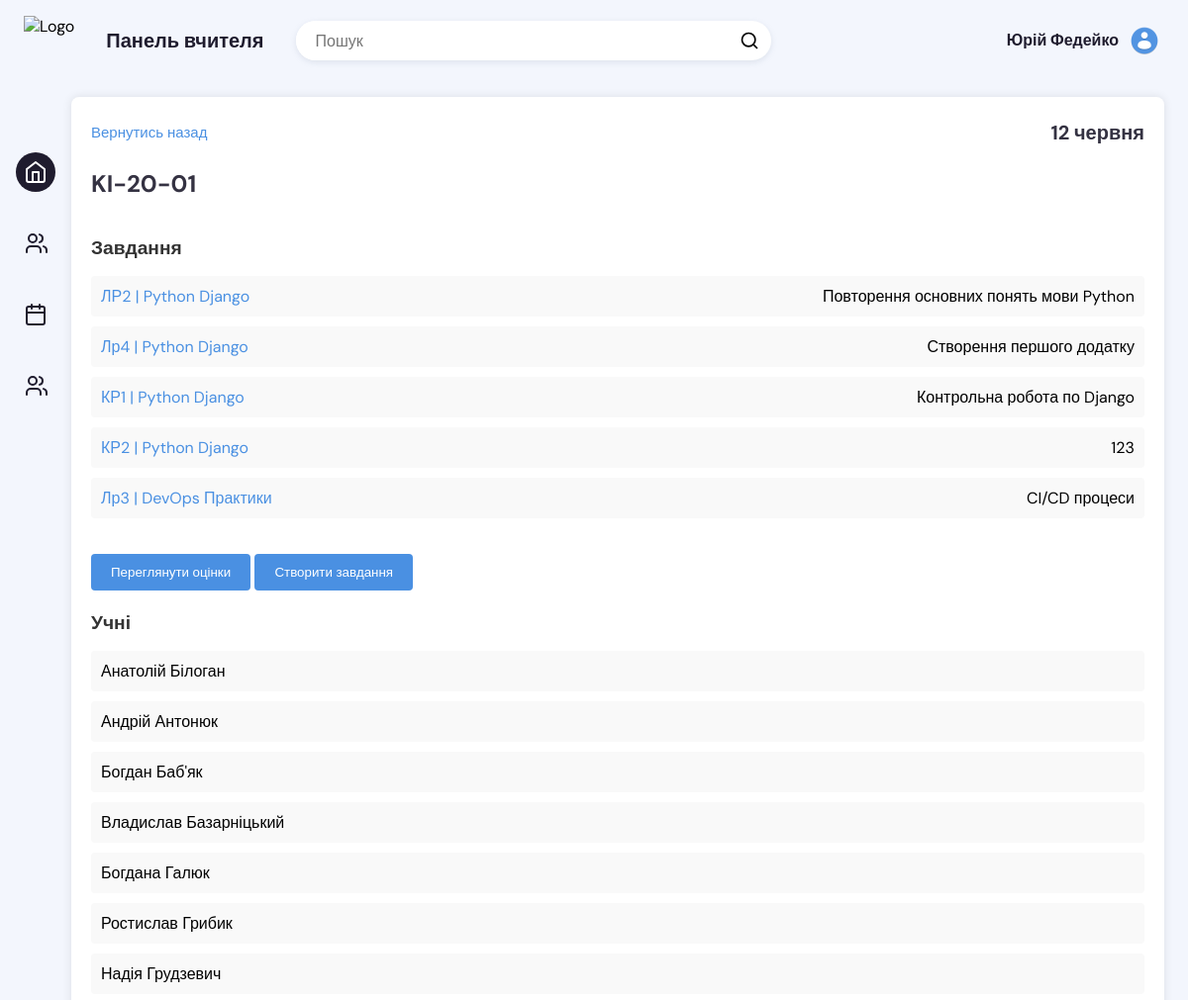
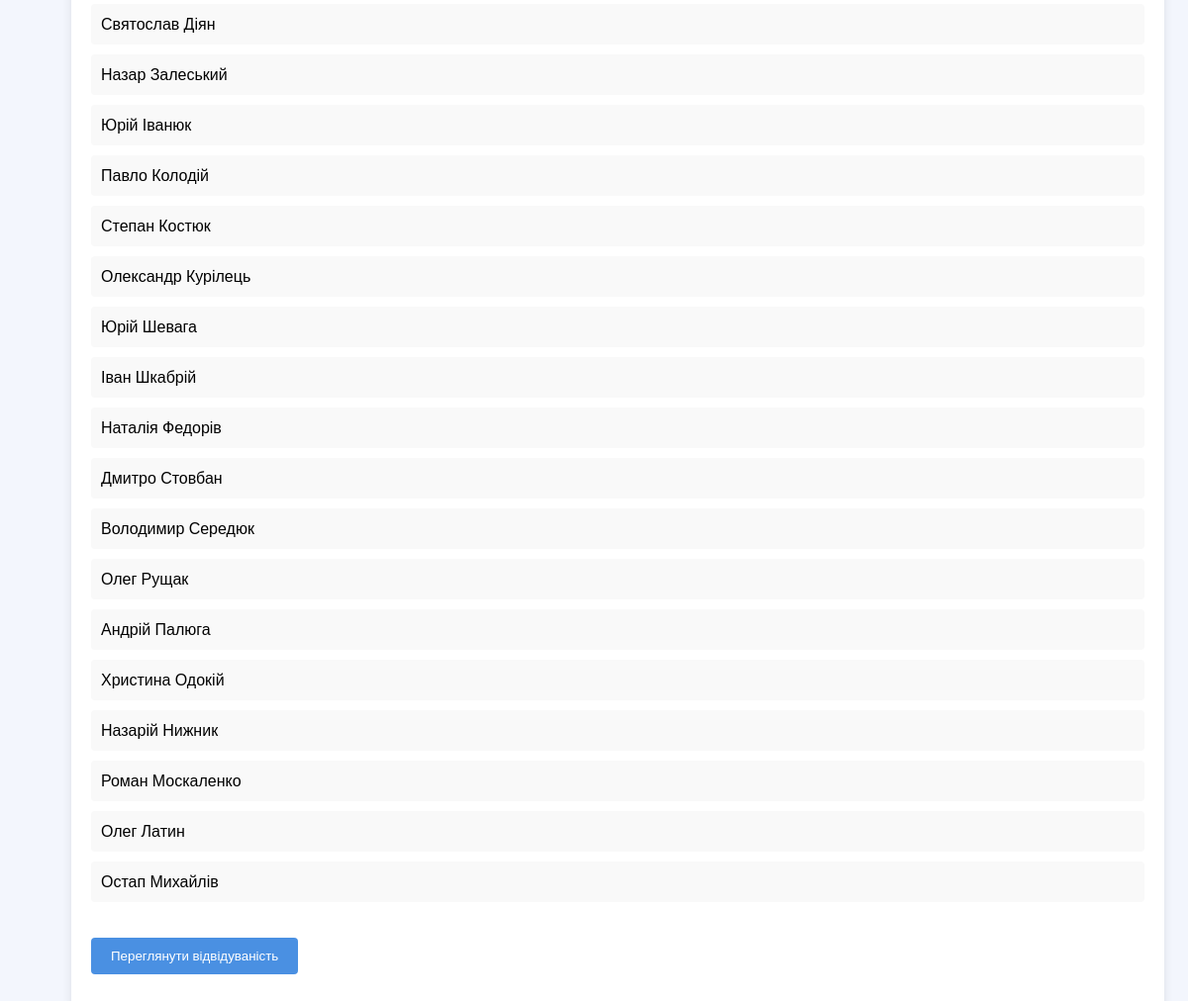
Page /teacher/group/1/ (signed in) on the committed database (2 pictures, top to bottom).
### UserAuth/models.py (models this page shows, shortened)
class CustomUser(AbstractUser):
    email = models.EmailField(unique=True, max_length=255)
    USERNAME_FIELD = 'email'
    REQUIRED_FIELDS = []
    objects = CustomUserManager()

class Teacher(models.Model):
    user = models.OneToOneField(settings.AUTH_USER_MODEL, on_delete=models.CASCADE)
    first_name = models.CharField(max_length=30, default='')
    last_name = models.CharField(max_length=30, default='')
    email = models.EmailField(default='')
    phone_number = models.CharField(max_length=15, blank=True, null=True)
    subjects = models.ManyToManyField(Subject, related_name='teachers')
    groups = models.ManyToManyField(Group, related_name='teachers', default='')
    avatar = models.ImageField(upload_to='avatars/', null=True, blank=True)

class Group(models.Model):
    name = models.CharField(max_length=255)

class Assignment(models.Model):
    subject = models.ForeignKey(Subject, on_delete=models.CASCADE, related_name='assignments')
    teacher = models.ForeignKey(Teacher, on_delete=models.CASCADE, related_name='assignments', default="")
    name = models.CharField(max_length=200)
    description = models.TextField()
    publication_date = models.DateTimeField(auto_now_add=True)
    deadline = models.DateTimeField()
    file = models.FileField(upload_to='assignments/', null=True, blank=True)

class Subject(models.Model):
    name = models.CharField(max_length=200)
    description = models.TextField()
    group = models.ForeignKey(Group, on_delete=models.CASCADE, related_name='subjects')
    color = models.CharField(max_length=7, default='#FFFFFF')

class Student(models.Model):
    user = models.OneToOneField(settings.AUTH_USER_MODEL, on_delete=models.CASCADE)
    group = models.ForeignKey(Group, on_delete=models.CASCADE, related_name='students', default=None)
    first_name = models.CharField(max_length=30)
    last_name = models.CharField(max_length=30)
    date_of_birth = models.DateField()
    address = models.CharField(max_length=255, blank=True, null=True)
    phone_number = models.CharField(max_length=15, blank=True, null=True)
    avatar = models.ImageField(upload_to='avatars/', null=True, blank=True)

### UserAuth/decorators.py (the view)
    @login_required
    def _wrapped_view(request, *args, **kwargs):
        if hasattr(request.user, 'teacher'):
            return view_func(request, *args, **kwargs)
        else:
            return redirect('student:index')

### Teachers/templatetags/custom_filters.py (called while the page is built)
@register.filter
def ukr_month(value):
    months = {
        1: 'січня',
        2: 'лютого',
        3: 'березня',
        4: 'квітня',
        5: 'травня',
        6: 'червня',
        7: 'липня',
        8: 'серпня',
        9: 'вересня',
        10: 'жовтня',
        11: 'листопада',
        12: 'грудня'
    }
    return months.get(value.month)

### Teachers/views.py (called while the page is built)
@teacher_required
def group_detail(request, group_id):
    current_date = timezone.now()
    group = get_object_or_404(Group, id=group_id)
    students = group.students.all()
    assignments = []
    for subject in group.subjects.all():
        assignments.extend(subject.assignments.all())
    attendance_records = Attendance.objects.filter(subject__group=group)
    context = {
        'current_date': current_date,
        'group': group,
        'students': students,
        'assignments': assignments,
        'attendance_records': attendance_records,
    }
    return render(request, 'teacher/group_detail.html', context)

### Teachers/templates/teacher/group_detail.html (shortened to what this page needs)
{% extends "teacher/template.html" %}
{% load custom_filters %}
{% block content %}
<div class="projects-section-header">
    <a class="header-text" href="/teacher">Вернутись назад</a>
    <p class="time">{{ current_date|date:"j" }} {{ current_date|ukr_month }}</p>
</div>
<div class="projects-section-header">
    <p>{{ group.name }}</p>
</div>
<div class="projects-section-content">
    <div class="assignments-section">
        <h2>Завдання</h2>
        <ul>
            {% for assignment in assignments %}
            <li>
                <a href="{% url 'teachers:assignment_detail' assignment.id %}">{{ assignment.name }} | {{ assignment.subject.name }}</a>
                 {{ assignment.description }}
            </li>
            {% endfor %}
        </ul>
        <button onclick="location.href='{% url 'teachers:view_grades' group.id %}'">Переглянути оцінки</button>
        <button onclick="location.href='{% url 'teachers:create_assignment' group_id=group.id %}'">Створити завдання</button>
    </div>
    <div class="students-section">
        <h2>Учні</h2>
        <ul>
            {% for student in students %}
            <li>{{ student.first_name }} {{ student.last_name }}</li>
            {% endfor %}
        </ul>
        <button onclick="location.href='{% url 'teachers:attendance_overview' group.id %}'">Переглянути відвідуваність</button>
    </div>
</div>
{% endblock %}

### Teachers/templates/teacher/template.html (shortened to what this page needs)
{% load static %}
<!DOCTYPE html>
<html lang="uk">
<head>
    <link rel="stylesheet" href="{% static 'teachers/styles.css' %}">
</head>
<body>
    <div class="app-container">
        <div class="app-header">
            <div class="app-header-left">
                <img src="https://kep.nung.edu.ua/static/img/fullLogo.svg" class="logo" alt="Logo">
                <p class="app-name">Панель вчителя</p>
                <div class="search-wrapper">
                    <input class="search-input" type="text" placeholder="Пошук">
                    <svg xmlns="http://www.w3.org/2000/svg" width="20" height="20" fill="none" stroke="currentColor" stroke-linecap="round" stroke-linejoin="round" stroke-width="2" class="feather feather-search" viewBox="0 0 24 24">
                        <circle cx="11" cy="11" r="8"></circle>
                        <path d="M21 21l-4.35-4.35"></path>
                    </svg>
                </div>
            </div>
            <div class="app-header-right">
                <div class="profile-btn">
                    <div>{{ request.user.teacher.first_name }} {{ request.user.teacher.last_name }}</div>
                    {% if request.user.teacher.avatar %}
                      <img src="{{ request.user.teacher.avatar.url }}" class="avatar" />
                      {% else %}
                          <img src="https://png.pngtree.com/png-vector/20220817/ourmid/pngtree-man-avatar-with-circle-frame-vector-ilustration-png-image_6110328.png" class="avatar" />
                      {% endif %}
                </div>
            </div>
        </div>
        <div class="app-content">
            <div class="app-sidebar">
                <a href="" class="app-sidebar-link active" id="home">
                </a>
                <a href="" class="app-sidebar-link" id="subject">
                </a>
                <a href="" class="app-sidebar-link" id="calendar">
                </a>
                <a href="" class="app-sidebar-link" id="contacts">
                </a>
            </div>
            <div class="projects-section">
                {% block content %}{% endblock %}
            </div>
        </div>
    </div>
</body>
</html>

### Teachers/static/teachers/styles.css (style rules this page uses)
* { box-sizing: border-box; }
:root { --app-container: #f3f6fd; --main-color: #1f1c2e; --secondary-color: #4a4a4a; --link-color: #1f1c2e; --link-color-hover: #c3cff4; --link-color-active: #fff; --link-color-active-bg: #1f1c2e; --projects-section: #fff; --message-box-hover: #fafcff; --message-box-border: #e9ebf0; --more-list-bg: #fff; --more-list-bg-hover: #f6fbff; --more-list-shadow: rgba(209, 209, 209, 0.4); --button-bg: #1f1c24; --search-area-bg: #fff; --star: #1ff1c2 e; --message-btn: #fff; }
html, body { width: 100%; height: 100vh; margin: 0; }
body { font-family: 'DM Sans', sans-serif; overflow: hidden; display: flex; justify-content: center; background-color: var(--app-container); }
button, a { cursor: pointer; }
.app-container { width: 100%; display: flex; flex-direction: column; height: 100%; background-color: var(--app-container); transition: 0.2s; max-width: 1800px; }
.app-container button, .app-container input, .app-container optgroup, .app-container select, .app-container textarea { font-family: 'DM Sans', sans-serif; }
.app-content { display: flex; height: 100%; overflow: hidden; padding: 16px 24px 24px 0; }
.profile-btn { gap: 10px; padding: 0; border: 0; background-color: transparent; position: relative; display: flex; align-items: center; padding-left: 12px; border-left: 2px solid #ddd; }
.profile-btn img { width: 40px; height: 40px; object-fit: cover; border-radius: 50%; margin-right: 4px; }
.profile-btn div { color: var(--main-color); font-size: 16px; line-height: 24px; font-weight: 700; }
.app-header { display: flex; justify-content: space-between; align-items: center; width: 100%; padding: 16px 24px; position: relative; }
.app-header-left, .app-header-right { display: flex; align-items: center; }
.app-header-left { flex-grow: 1; }
.app-name { color: var(--main-color); margin: 0; font-size: 20px; line-height: 24px; font-weight: 700; margin: 0 32px; }
.search-wrapper { border-radius: 20px; background-color: var(--search-area-bg); padding-right: 12px; height: 40px; display: flex; justify-content: space-between; align-items: center; width: 100%; max-width: 480px; color: var(--light-font); box-shadow: 0 2px 6px 0 rgba(136, 148, 171, .2), 0 24px 20px -24px rgba(71, 82, 107, .1); overflow: hidden; }
.logo { height: 50px; }
.search-input { border: none; flex: 1; outline: none; height: 100%; padding: 0 20px; font-size: 16px; background-color: var(--search-area-bg); color: var(--main-color); }
.search-input:placeholder { color: var(--main-color); opacity: 0.6; }
.profile-btn { padding: 0; border: 0; background-color: transparent; display: flex; align-items: center; padding-left: 12px; }
.profile-btn img { width: 32px; height: 32px; object-fit: cover; border-radius: 50%; margin-right: 4px; }
.app-sidebar { padding: 40px 16px; display: flex; flex-direction: column; align-items: center; }
.app-sidebar-link { color: var(--main-color); color: var(--link-color); margin: 16px 0; transition: 0.2s; border-radius: 50%; flex-shrink: 0; width: 40px; height: 40px; display: flex; justify-content: center; align-items: center; }
.app-sidebar-link.active { background-color: var(--link-color-active-bg); color: var(--link-color-active); }
.projects-section { overflow-y: auto; flex: 2; background-color: var(--projects-section); border-radius: 32px; padding: 32px 32px 0 32px; overflow: hidden; height: 100%; display: flex; flex-direction: column; }
.projects-section-header { display: flex; justify-content: space-between; align-items: center; margin-bottom: 24px; color: var(--main-color); }
.projects-section-header p { font-size: 24px; line-height: 32px; font-weight: 700; opacity: 0.9; margin: 0; color: var(--main-color); }
.projects-section-header .time { font-size: 20px; }
.projects-section-header .header-text { font-size: 15px; }

### rows in the picture
CustomUser: user.teacher.first_name "Юрій", user.teacher.last_name "Федейко", user.teacher.avatar (placeholder picture)
Group: name "KI-20-01"
Assignment: name "ЛР2", subject.name "Python Django", description "Повторення основних понять мови Python"
Assignment: name "Лр4", subject.name "Python Django", description "Створення першого додатку"
Assignment: name "КР1", subject.name "Python Django", description "Контрольна робота по Django"
Assignment: name "КР2", subject.name "Python Django", description "123"
Assignment: name "Лр3", subject.name "DevOps Практики", description "CI/CD процеси"
Student: first_name "Анатолій", last_name "Білоган"
Student: first_name "Андрій", last_name "Антонюк"
Student: first_name "Богдан", last_name "Баб'як"
Student: first_name "Владислав", last_name "Базарніцький"
Student: first_name "Богдана", last_name "Галюк"
Student: first_name "Ростислав", last_name "Грибик"
Student: first_name "Надія", last_name "Грудзевич"
Student: first_name "Святослав", last_name "Діян"
Student: first_name "Назар", last_name "Залеський"
Student: first_name "Юрій", last_name "Іванюк"
Student: first_name "Павло", last_name "Колодій"
Student: first_name "Степан", last_name "Костюк"
Student: first_name "Олександр", last_name "Курілець"
Student: first_name "Юрій", last_name "Шевага"
Student: first_name "Іван", last_name "Шкабрій"
Student: first_name "Наталія", last_name "Федорів"
Student: first_name "Дмитро", last_name "Стовбан"
Student: first_name "Володимир", last_name "Середюк"
Student: first_name "Олег", last_name "Рущак"
Student: first_name "Андрій", last_name "Палюга"
Student: first_name "Христина", last_name "Одокій"
Student: first_name "Назарій", last_name "Нижник"
Student: first_name "Роман", last_name "Москаленко"
Student: first_name "Олег", last_name "Латин"
Student: first_name "Остап", last_name "Михайлів"
